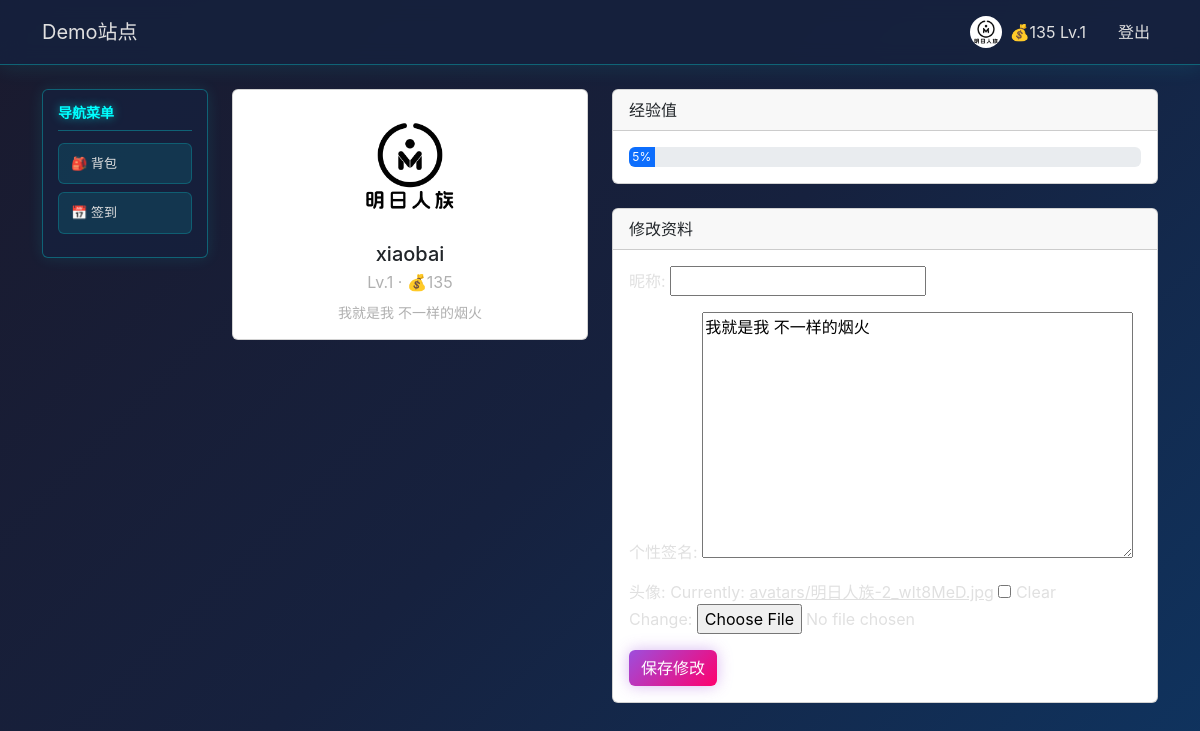
The page /profile/ (signed in) on the database as committed earlier.
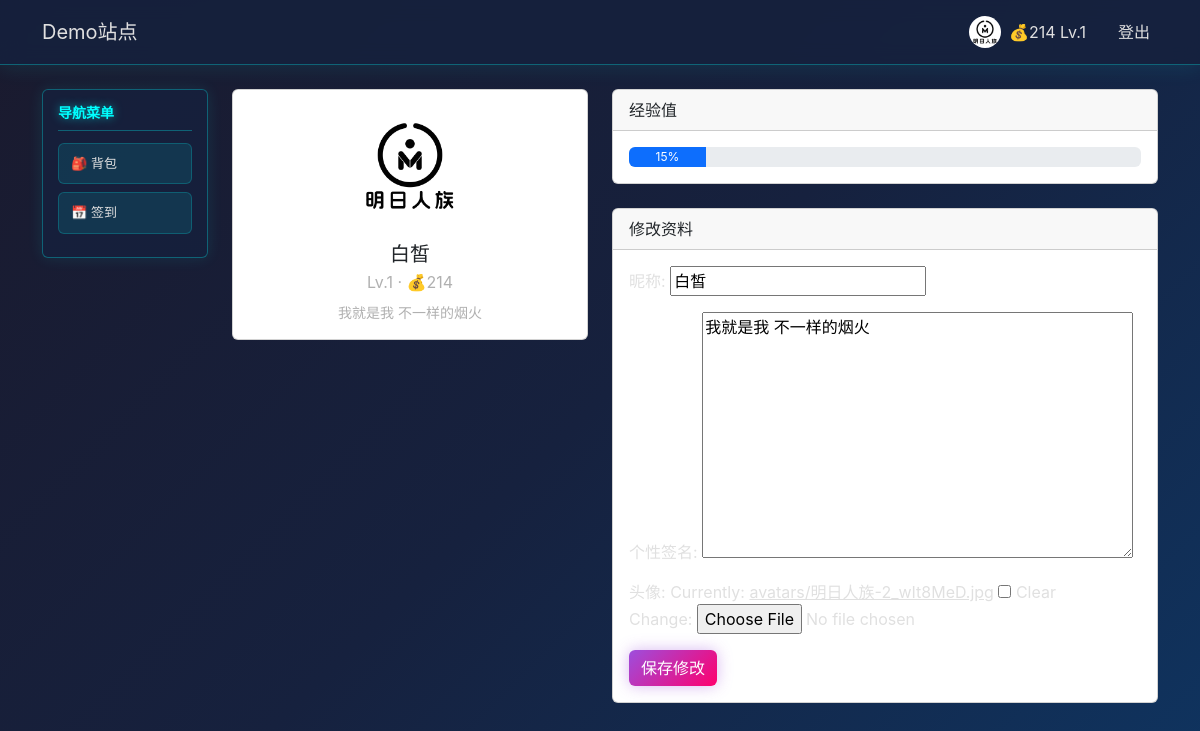
The same page on the database as committed later.
### web/models.py (models this page shows, shortened)
class UserProfile(models.Model):
    user = models.OneToOneField(User, on_delete=models.CASCADE, related_name="profile")
    avatar = models.ImageField(upload_to="avatars/", blank=True, null=True, verbose_name="头像")
    nickname = models.CharField(max_length=50, blank=True, verbose_name="昵称")
    coins = models.IntegerField(default=100, verbose_name="游戏币")
    level = models.IntegerField(default=1, verbose_name="等级")
    experience = models.IntegerField(default=0, verbose_name="经验值")
    last_checkin = models.DateField(null=True, blank=True, verbose_name="上次签到日期")
    bio = models.TextField(blank=True, verbose_name="个性签名")
    class Meta:
        verbose_name = "用户档案"
        verbose_name_plural = "用户档案"

### web/views.py (the view)
# urls.py: path("profile/", views.profile_view, name="profile"),
@login_required
def profile_view(request):
    try:
        profile = UserProfile.objects.get(user=request.user)
    except UserProfile.DoesNotExist:
        profile = UserProfile.objects.create(user=request.user)
    if request.method == "POST":
        form = ProfileForm(request.POST, request.FILES, instance=profile)
        if form.is_valid():
            form.save()
    else:
        form = ProfileForm(instance=profile)
    exp_for_next_level = 100
    exp_in_current_level = profile.experience % exp_for_next_level
    exp_percent = max(
        0,
        min(100, int(exp_in_current_level / exp_for_next_level * 100)),
    )
    context = {
        "profile": profile,
        "form": form,
        "exp_percent": exp_percent,
    }
    return render(request, "web/profile.html", context)

### web/forms.py
class ProfileForm(forms.ModelForm):
    class Meta:
        model = UserProfile
        fields = ["nickname", "bio", "avatar"]

### web/templates/web/profile.html (shortened to what this page needs)
{% extends "web/base.html" %}
{% load static %}
{% block content %}
  <div class="row">
    <div class="col-md-2 mb-4">
      <div class="card profile-sidebar">
        <div class="card-body">
          <h6 class="card-title sidebar-title">
            导航菜单
          </h6>
          <ul class="list-unstyled mb-0">
            <li class="mb-2">
              <a href="{% url 'web:inventory' %}" class="sidebar-link">
                🎒 背包
              </a>
            </li>
            <li class="mb-2">
              <a href="{% url 'web:daily_checkin' %}" class="sidebar-link">
                📅 签到
              </a>
            </li>
          </ul>
        </div>
      </div>
    </div>
    <div class="col-md-4 text-center mb-4">
      <div class="card">
        <div class="card-body">
          <div class="mb-3">
            {% if profile.avatar %}
              <img
                src="{{ profile.avatar.url }}"
                alt="头像"
                class="rounded-circle"
                style="width: 120px; height: 120px; object-fit: cover;"
              >
            {% endif %}
          </div>
          <h5 class="card-title mb-1">
            {{ profile.nickname|default:request.user.username }}
          </h5>
          <p class="text-muted mb-2">
            Lv.{{ profile.level }} · 💰{{ profile.coins }}
          </p>
          <p class="small text-muted mb-0">
            {{ profile.bio|default:"这个人很神秘，还没有写个性签名。" }}
          </p>
        </div>
      </div>
    </div>
    <div class="col-md-6">
      <div class="card mb-4">
        <div class="card-header">
          经验值
        </div>
        <div class="card-body">
          <div class="progress" style="height: 20px;">
            <div
              class="progress-bar"
              role="progressbar"
              style="width: {{ exp_percent }}%;"
              aria-valuenow="{{ exp_percent }}"
              aria-valuemin="0"
              aria-valuemax="100"
            >
              {{ exp_percent }}%
            </div>
          </div>
        </div>
      </div>
      <div class="card">
        <div class="card-header">
          修改资料
        </div>
        <div class="card-body">
          <form method="post" enctype="multipart/form-data">
            {{ form.as_p }}
            <button type="submit" class="btn btn-primary">保存修改</button>
          </form>
        </div>
      </div>
    </div>
  </div>
{% endblock %}

### web/templates/web/base.html (shortened to what this page needs)
<!doctype html>
<html lang="zh-CN">
  <head>
    <link
      href="https://cdn.jsdelivr.net/npm/bootstrap@5.3.3/dist/css/bootstrap.min.css"
      rel="stylesheet"
    >
  </head>
  <body>
    <nav class="navbar navbar-expand-lg navbar-dark mb-4">
      <div class="container">
        <a class="navbar-brand" href="{% url 'web:index' %}">Demo站点</a>
        <div class="collapse navbar-collapse">
          <ul class="navbar-nav ms-auto align-items-center">
            {% if user.is_authenticated %}
              <li class="nav-item me-3">
                <span class="nav-link d-flex align-items-center" style="cursor: default;">
                  {% with profile=user.profile %}
                    {% if profile.avatar %}
                      <img
                        src="{{ profile.avatar.url }}"
                        alt="头像"
                        class="rounded-circle me-2"
                        style="width: 32px; height: 32px; object-fit: cover;"
                      >
                    {% endif %}
                    <span>
                      💰{{ profile.coins }} Lv.{{ profile.level }}
                    </span>
                  {% endwith %}
                </span>
              </li>
              <li class="nav-item">
                <a class="nav-link" href="{% url 'web:logout' %}">登出</a>
              </li>
            {% endif %}
          </ul>
        </div>
      </div>
    </nav>
    <main class="container">
      {% block content %}{% endblock %}
    </main>
  </body>
</html>

Rows that differ between the two databases and show on the page:
changed UserProfile "我就是我 不一样的烟火": coins "135" → "214"; nickname "xiaobai" → "白皙"; nickname (not shown) → "白皙"
Other text that changed with them:
{{ exp_percent }}: 5 → 15 (drawn)
{{ exp_percent }}: "5" → "15"
